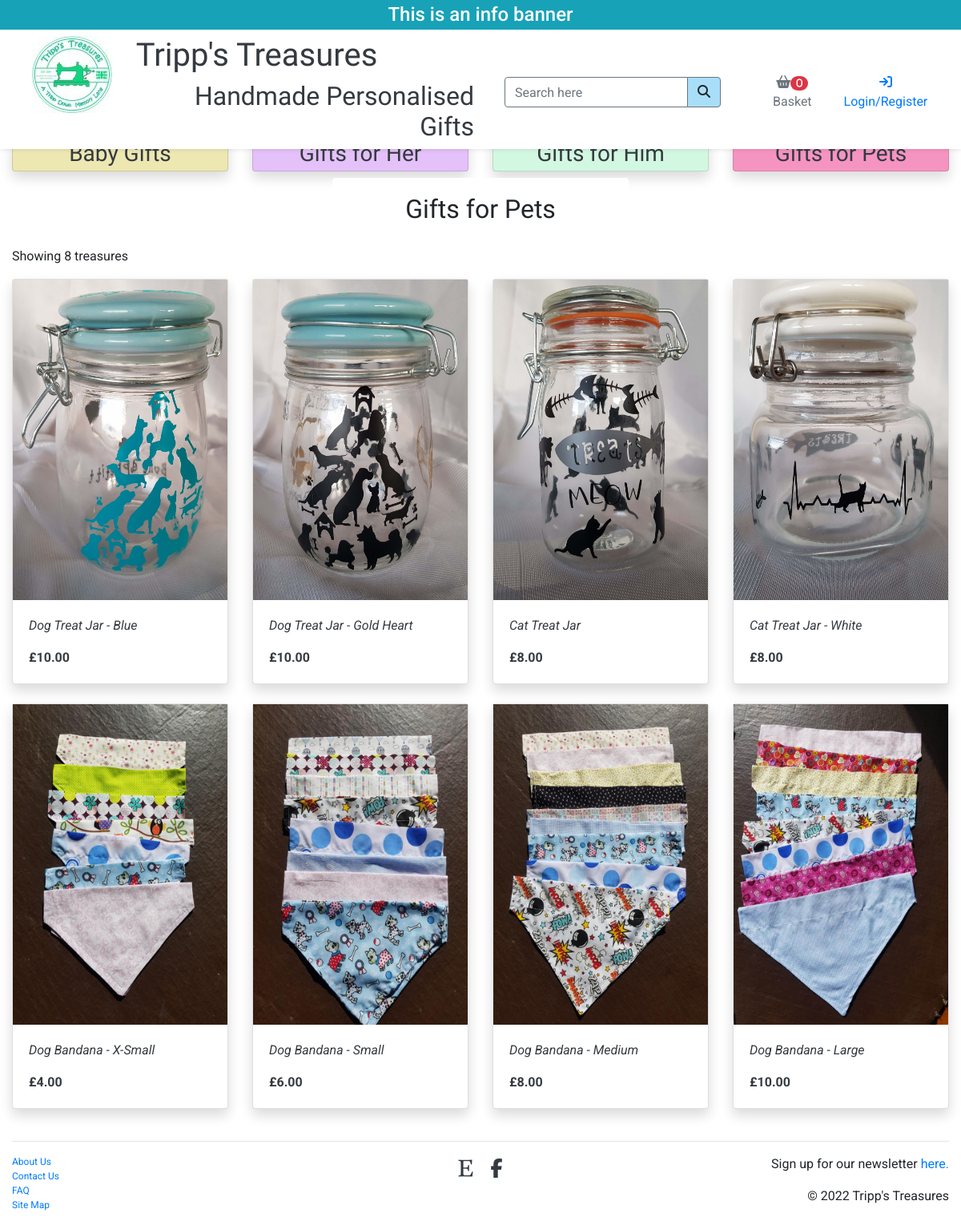
/treasures/treasures/?category=gifts_for_pets, run on the app's committed database.
### treasures/models.py (models this page shows, shortened)
class Category(models.Model):
    class Meta:
        verbose_name_plural = 'Categories'
    name = models.CharField(max_length=150)
    display_name = models.CharField(max_length=150, null=True, blank=True)

class Image(models.Model):
    treasure = models.ForeignKey(Treasure,
                                 null=True,
                                 blank=True,
                                 on_delete=models.CASCADE,
                                 related_name='images')
    image = models.ImageField(null=True, blank=True)

class Treasure(models.Model):
    category = models.ForeignKey(Category,
                                 null=True,
                                 blank=True,
                                 on_delete=models.SET_NULL)
    name = models.CharField(max_length=150)
    description = models.TextField()
    personalisable = models.BooleanField(default=False, null=True, blank=True)
    customisable = models.BooleanField(default=False, null=True, blank=True)
    sizable = models.BooleanField(default=False, null=True, blank=True)
    price = models.DecimalField(max_digits=6, decimal_places=2)

### treasures/views.py (the view)
# urls.py: path('treasures/', views.all_treasures, name='treasures'),
def all_treasures(request):
    treasures = Treasure.objects.all()
    query = None
    categories = None
    if request.GET:
        if 'category' in request.GET:
            categories = request.GET['category'].split(',')
            treasures = treasures.filter(category__name__in=categories)
            categories = Category.objects.filter(name__in=categories)
        if 'search' in request.GET:
            query = request.GET['search']
            if not query:
                return redirect(reverse('products'))
            queries = Q(name__icontains=query) | Q(description__icontains=query)
            treasures = treasures.filter(queries)
    template_name = 'treasures/treasures.html'
    context = {
        'treasures': treasures,
        'selected_categories': categories,
        'search_query': query,
    }
    return render(request, template_name, context)

### basket/contexts.py (called while the page is built, shortened)
def basket_contents(request):
    basket_items = []
    total = 0
    treasure_count = 0
    basket = request.session.get('basket', {})
    delivery = total * Decimal(settings.DELIVERY_PERCENTAGE)
    grand_total = total + delivery
    context = {
        'basket_items': basket_items,
        'total': total,
        'treasure_count': treasure_count,
        'delivery': delivery,
        'grand_total': grand_total,
    }
    return context

### treasures/templates/treasures/treasures.html
{% extends 'base.html' %}
{% load static %}
{% block page_nav %}
{% include 'extra_html/main_nav.html' %}
{% endblock %}
{% block content %}
    <div class="container-fluid">
        <div class="row">
            <div class="col-12 col-sm-4 offset-sm-4 text-center">
                <div class="card border-0">
                    <div class="card-body">
                        {% for cat in selected_categories %}
                            <h2 class="title-font">{{ cat.display_name }}</h2>
                        {% endfor %}
                    </div>
                </div>
            </div>
            <div class="col-12 text-left">
                <p>Showing {{ treasures|length }} treasures {% if search_query %}for <strong>{{ search_query }}</strong>{% endif %}</p>
            </div>
        </div>
        <div class="row">
            {% for treasure in treasures %}
            <div class="col-12 col-sm-3">
                <a href="{% url 'full_details' treasure.id %}">
                    <div class="card shadow mb-4">
                        {% for img in treasure.images.all %}
                            {% if img %}
                                {% if forloop.first %}
                                    <img class="img-fluid img-top w-100 preview" src="{{ img.image.url }}" alt="{{ treasure.name }}">
                                {% endif %}
                            {% else %}
                            <img class="img-fluid img-top preview" src="{{ MEDIA_URL }}no_image.png" alt="{{ treasure.name }}">
                            {% endif %}
                        {% endfor %}
                        <div class="card-body">
                            <p><em class="text-dark">{{ treasure.name }}</em></p>
                            <p class="mb-0"><strong class="text-dark">£{{ treasure.price }}</strong></p>
                        </div>
                    </div>
                </a>
            </div>
            {% endfor %}
        </div>
    </div>
{% endblock %}

### static/css/style.css (style rules this page uses)
body { margin: 0; padding: 0; font-family: 'Roboto', sans-serif; }
.title-font { font-family: 'Special Elite', cursive; }
a:link { text-decoration: none; }
.preview { width: 300px; height: 400px; }

### data on the page
Category: display_name "Gifts for Pets"
Treasure: name "Dog Treat Jar - Blue", price "10.00"
Image: image (picture)
Treasure: name "Dog Treat Jar - Gold Heart", price "10.00"
Image: image (picture)
Treasure: name "Cat Treat Jar", price "8.00"
Image: image (picture)
Treasure: name "Cat Treat Jar - White", price "8.00"
Image: image (picture)
Treasure: name "Dog Bandana - X-Small", price "4.00"
Image: image (picture)
Treasure: name "Dog Bandana - Small", price "6.00"
Image: image (picture)
Treasure: name "Dog Bandana - Medium", price "8.00"
Image: image (picture)
Treasure: name "Dog Bandana - Large", price "10.00"
Image: image (picture)

### other printed values
{{ treasure_count }} "0"
{{ treasures|length }} "8"
